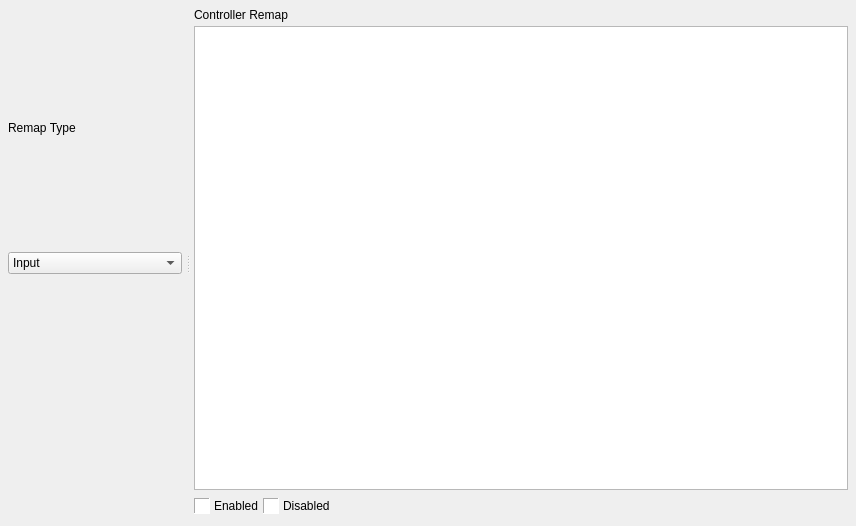
<?xml version="1.0" encoding="UTF-8"?>
<ui version="4.0">
 <class>MIDIControllerRemapForm</class>
 <widget class="QWidget" name="MIDIControllerRemapForm">
  <property name="geometry">
   <rect>
    <x>0</x>
    <y>0</y>
    <width>856</width>
    <height>526</height>
   </rect>
  </property>
  <property name="minimumSize">
   <size>
    <width>476</width>
    <height>278</height>
   </size>
  </property>
  <property name="mouseTracking">
   <bool>true</bool>
  </property>
  <property name="windowTitle">
   <string>Form</string>
  </property>
  <layout class="QGridLayout" name="gridLayout">
   <property name="margin">
    <number>8</number>
   </property>
   <property name="spacing">
    <number>4</number>
   </property>
   <item row="0" column="0">
    <widget class="QSplitter" name="splitter">
     <property name="orientation">
      <enum>Qt::Horizontal</enum>
     </property>
     <property name="handleWidth">
      <number>12</number>
     </property>
     <property name="childrenCollapsible">
      <bool>false</bool>
     </property>
     <widget class="QWidget" name="verticalLayoutWidget">
      <layout class="QVBoxLayout" name="verticalLayout">
       <property name="spacing">
        <number>4</number>
       </property>
       <property name="sizeConstraint">
        <enum>QLayout::SetMinAndMaxSize</enum>
       </property>
       <item>
        <widget class="QLabel" name="label">
         <property name="minimumSize">
          <size>
           <width>0</width>
           <height>0</height>
          </size>
         </property>
         <property name="maximumSize">
          <size>
           <width>240</width>
           <height>16777215</height>
          </size>
         </property>
         <property name="focusPolicy">
          <enum>Qt::StrongFocus</enum>
         </property>
         <property name="text">
          <string>Remap Type</string>
         </property>
         <property name="buddy">
          <cstring>remapTypeComboBox</cstring>
         </property>
        </widget>
       </item>
       <item>
        <widget class="QComboBox" name="remapTypeComboBox">
         <property name="minimumSize">
          <size>
           <width>0</width>
           <height>0</height>
          </size>
         </property>
         <property name="maximumSize">
          <size>
           <width>240</width>
           <height>16777215</height>
          </size>
         </property>
         <property name="focusPolicy">
          <enum>Qt::StrongFocus</enum>
         </property>
         <item>
          <property name="text">
           <string>Input</string>
          </property>
         </item>
         <item>
          <property name="text">
           <string>Output</string>
          </property>
         </item>
        </widget>
       </item>
       <item>
        <widget class="QWidget" name="portSelectionContainer" native="true">
         <property name="minimumSize">
          <size>
           <width>0</width>
           <height>0</height>
          </size>
         </property>
         <property name="maximumSize">
          <size>
           <width>240</width>
           <height>16777215</height>
          </size>
         </property>
         <property name="focusPolicy">
          <enum>Qt::StrongFocus</enum>
         </property>
        </widget>
       </item>
      </layout>
     </widget>
     <widget class="QWidget" name="verticalLayoutWidget_2">
      <layout class="QVBoxLayout" name="verticalLayout_2">
       <property name="spacing">
        <number>4</number>
       </property>
       <item>
        <widget class="QLabel" name="label_2">
         <property name="text">
          <string>Controller Remap</string>
         </property>
         <property name="buddy">
          <cstring>tableWidget</cstring>
         </property>
        </widget>
       </item>
       <item>
        <widget class="QTableWidget" name="tableWidget">
         <property name="focusPolicy">
          <enum>Qt::StrongFocus</enum>
         </property>
         <property name="frameShape">
          <enum>QFrame::StyledPanel</enum>
         </property>
         <property name="frameShadow">
          <enum>QFrame::Plain</enum>
         </property>
         <property name="lineWidth">
          <number>1</number>
         </property>
         <property name="midLineWidth">
          <number>0</number>
         </property>
         <property name="selectionMode">
          <enum>QAbstractItemView::NoSelection</enum>
         </property>
         <attribute name="horizontalHeaderCascadingSectionResizes">
          <bool>true</bool>
         </attribute>
         <attribute name="horizontalHeaderDefaultSectionSize">
          <number>24</number>
         </attribute>
        </widget>
       </item>
       <item>
        <layout class="QHBoxLayout" name="horizontalLayout">
         <item>
          <widget class="QLabel" name="label_3">
           <property name="sizePolicy">
            <sizepolicy hsizetype="Fixed" vsizetype="Fixed">
             <horstretch>0</horstretch>
             <verstretch>0</verstretch>
            </sizepolicy>
           </property>
           <property name="minimumSize">
            <size>
             <width>16</width>
             <height>16</height>
            </size>
           </property>
           <property name="maximumSize">
            <size>
             <width>16</width>
             <height>16</height>
            </size>
           </property>
           <property name="styleSheet">
            <string notr="true">background-color:white</string>
           </property>
           <property name="frameShape">
            <enum>QFrame::Panel</enum>
           </property>
           <property name="frameShadow">
            <enum>QFrame::Sunken</enum>
           </property>
           <property name="text">
            <string/>
           </property>
           <property name="pixmap">
            <pixmap resource="../Resources.qrc">:/Blocks/Images/FullBlock.png</pixmap>
           </property>
          </widget>
         </item>
         <item>
          <widget class="QLabel" name="label_4">
           <property name="sizePolicy">
            <sizepolicy hsizetype="Preferred" vsizetype="Fixed">
             <horstretch>0</horstretch>
             <verstretch>0</verstretch>
            </sizepolicy>
           </property>
           <property name="minimumSize">
            <size>
             <width>0</width>
             <height>24</height>
            </size>
           </property>
           <property name="maximumSize">
            <size>
             <width>16777215</width>
             <height>24</height>
            </size>
           </property>
           <property name="text">
            <string>Enabled</string>
           </property>
           <property name="margin">
            <number>4</number>
           </property>
          </widget>
         </item>
         <item>
          <widget class="QLabel" name="label_5">
           <property name="sizePolicy">
            <sizepolicy hsizetype="Fixed" vsizetype="Fixed">
             <horstretch>0</horstretch>
             <verstretch>0</verstretch>
            </sizepolicy>
           </property>
           <property name="minimumSize">
            <size>
             <width>16</width>
             <height>16</height>
            </size>
           </property>
           <property name="maximumSize">
            <size>
             <width>16</width>
             <height>16</height>
            </size>
           </property>
           <property name="styleSheet">
            <string notr="true">background-color:white</string>
           </property>
           <property name="frameShape">
            <enum>QFrame::Panel</enum>
           </property>
           <property name="frameShadow">
            <enum>QFrame::Sunken</enum>
           </property>
           <property name="text">
            <string/>
           </property>
           <property name="pixmap">
            <pixmap resource="../Resources.qrc">:/Blocks/Images/EmptyBlock.png</pixmap>
           </property>
          </widget>
         </item>
         <item>
          <widget class="QLabel" name="label_6">
           <property name="sizePolicy">
            <sizepolicy hsizetype="Preferred" vsizetype="Fixed">
             <horstretch>0</horstretch>
             <verstretch>0</verstretch>
            </sizepolicy>
           </property>
           <property name="minimumSize">
            <size>
             <width>0</width>
             <height>24</height>
            </size>
           </property>
           <property name="maximumSize">
            <size>
             <width>16777215</width>
             <height>24</height>
            </size>
           </property>
           <property name="text">
            <string>Disabled</string>
           </property>
           <property name="margin">
            <number>4</number>
           </property>
          </widget>
         </item>
         <item>
          <spacer name="horizontalSpacer">
           <property name="orientation">
            <enum>Qt::Horizontal</enum>
           </property>
           <property name="sizeHint" stdset="0">
            <size>
             <width>40</width>
             <height>20</height>
            </size>
           </property>
          </spacer>
         </item>
        </layout>
       </item>
      </layout>
     </widget>
    </widget>
   </item>
  </layout>
 </widget>
 <resources>
  <include location="../Resources.qrc"/>
 </resources>
 <connections/>
</ui>
